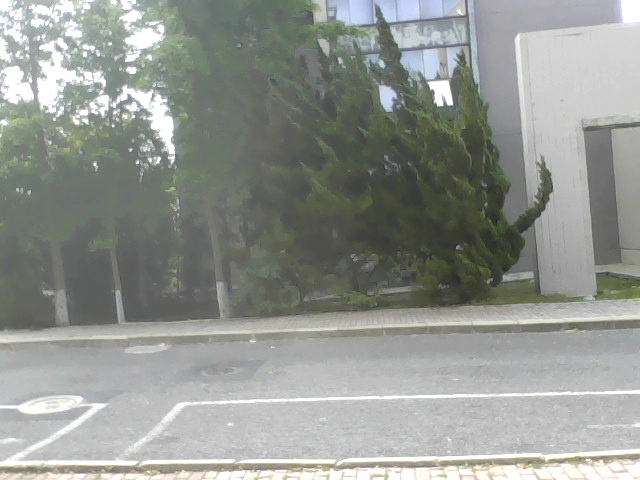
#> input picture Park-Detection-Model/images/parking_space101.jpg, 640 x 480 px; its folder holds only this picture in this run
$ python image_processing.py
#> lines starting #> are read from the running program, lines starting #| are printed output that depends on the picture; after the words box and inside, x2 and y2 are one past the last pixel; in counts of white or black regions, pixels touching at a corner belong together
import cv2
import numpy as np
import os

def apply_perspective_transform(input_image, output_path, scale=1.0):
    height, width = input_image.shape[:2]

    # Define the four points in the source image
    pts_src = np.array([[0, 0], [width - 1, 0], [width - 1, height - 1], [0, height - 1]], dtype=np.float32)

    # Define the four points in the destination image
    pts_dst = np.array([
        [0, 0],
        [width - 1, 0],
        [width - 1 - scale * 100, height - 1],
        [scale * 100, height - 1]
    ], dtype=np.float32)

    # Calculate the perspective transform matrix
    matrix = cv2.getPerspectiveTransform(pts_src, pts_dst)

    # Apply the perspective transformation
    result = cv2.warpPerspective(input_image, matrix, (width, height))

    # Save the resulting image
    cv2.imwrite(output_path, result)
    print(f"Transformed image saved to {output_path}")

def apply_binary_threshold(image, threshold=230):
    # Apply binary thresholding
    _, black_and_white_image = cv2.threshold(image, threshold, 255, cv2.THRESH_BINARY)
    return black_and_white_image

def process_images(input_folder, output_folder, scale, threshold=230):
    # Create the output folder if it doesn't exist
#> called with input_folder = 'images', output_folder = 'processed_images', scale = 2.7, threshold = 200
    if not os.path.exists(output_folder):
        os.makedirs(output_folder)

    # List all files in the input folder
    for filename in os.listdir(input_folder):
        if filename.lower().endswith(('.png', '.jpg', '.jpeg', '.bmp', '.tiff')):
            # Construct full file path
            file_path = os.path.join(input_folder, filename)
            # Read the image
            image = cv2.imread(file_path)
#> image is the input picture: shape (480, 640, 3); mean B, G, R 145, 150.4, 146.7

            if image is None:
                print(f"Could not open or find the image {file_path}.")
                continue

            # Convert to grayscale before applying threshold
            gray_image = cv2.cvtColor(image, cv2.COLOR_BGR2GRAY)
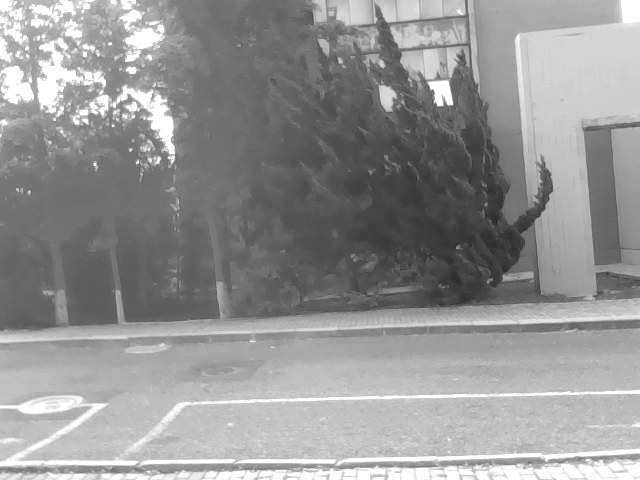
#> gray_image: shape (480, 640); min 31, max 255, mean 148.7

            # Apply binary thresholding
            black_and_white_image = apply_binary_threshold(gray_image, threshold=threshold)
#> in apply_binary_threshold, `_, black_and_white_image = cv2.threshold(image, threshold, 255, cv2.TH..`:
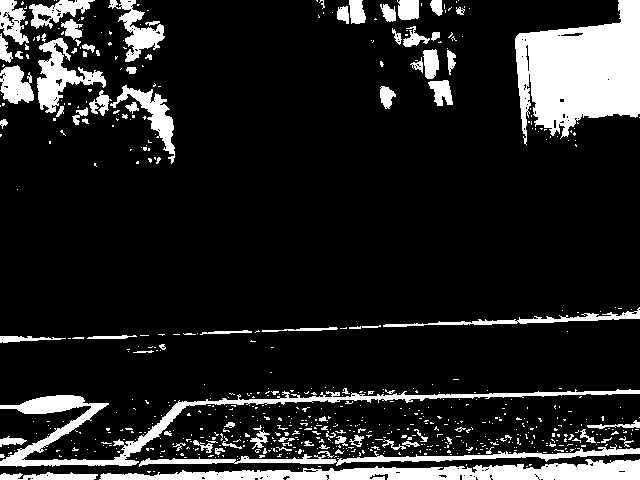
#> black_and_white_image: shape (480, 640); 14.2% white; 654 white regions (567 under 20 px), largest, box (x1, y1, x2, y2) and area: (515, 0, 640, 145) 11705, (99, 459, 640, 480) 6052, (0, 389, 640, 467) 5614

            # Construct the output file path
            output_file_path = os.path.join(output_folder, filename)

            # Apply perspective transform
            apply_perspective_transform(black_and_white_image, output_file_path, scale=scale)
#> in apply_perspective_transform, `result = cv2.warpPerspective(input_image, matrix, (width, height))`:
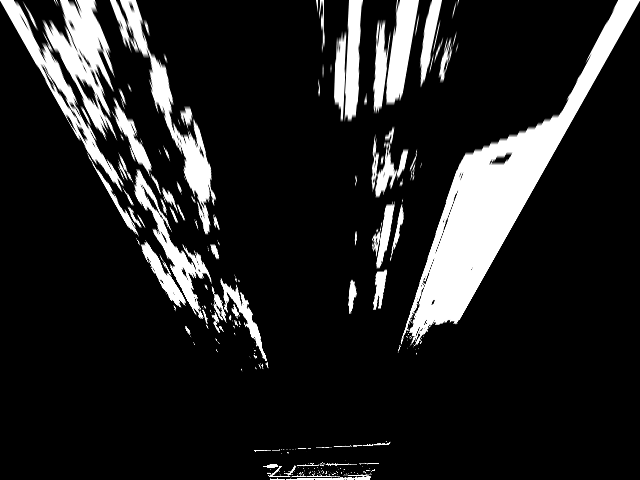
#> result: shape (480, 640); min 0, max 255, mean 34.4

            print(f"Processed and saved {output_file_path}")

# Specify the input and output folders
input_folder = 'images'
output_folder = 'processed_images'

# Apply transformations to all images in the input folder and save them in the output folder
process_images(input_folder, output_folder, 2.7, threshold=200)

$ run again, on Park-Detection-Model/images/parking_space1042.jpg
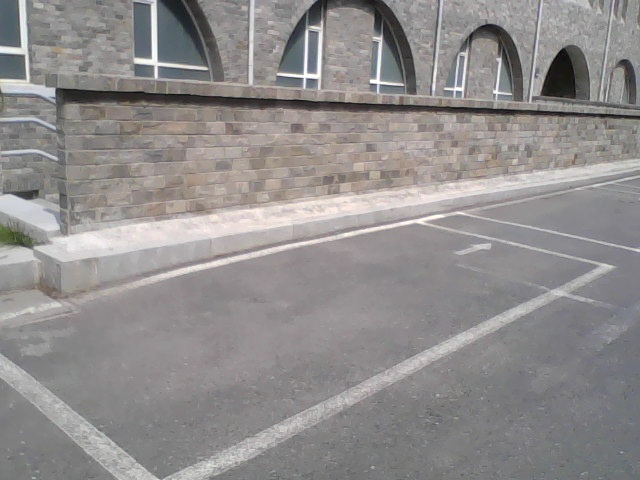
#> input picture Park-Detection-Model/images/parking_space1042.jpg, 640 x 480 px
#> in process_images, image is the input picture: shape (480, 640, 3); mean B, G, R 140.6, 141, 144.1
#> in apply_binary_threshold, `_, black_and_white_image = cv2.threshold(image, threshold, 255, cv2.TH..`:
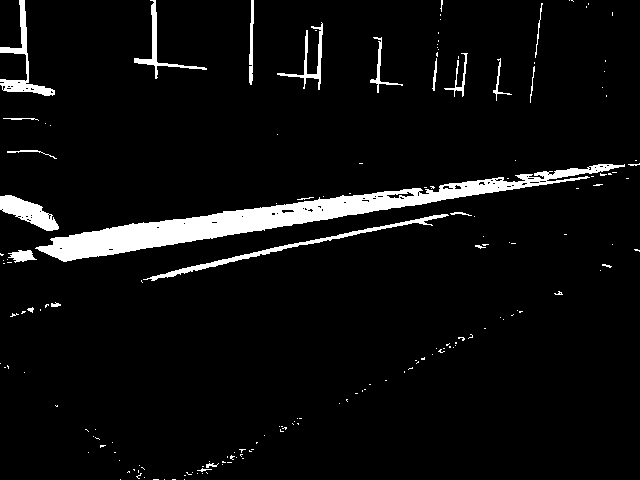
#> black_and_white_image: shape (480, 640); 5.5% white; 171 white regions (147 under 20 px), largest, box (x1, y1, x2, y2) and area: (35, 164, 625, 262) 10413, (143, 214, 449, 281) 1254, (0, 195, 59, 231) 1037
#> in apply_perspective_transform, `result = cv2.warpPerspective(input_image, matrix, (width, height))`:
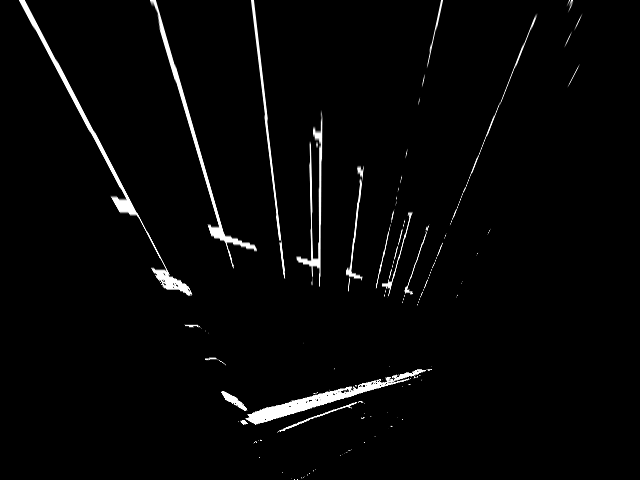
#> result: shape (480, 640); min 0, max 255, mean 6.3

$ run again, on Park-Detection-Model/images/parking_space1052.jpg
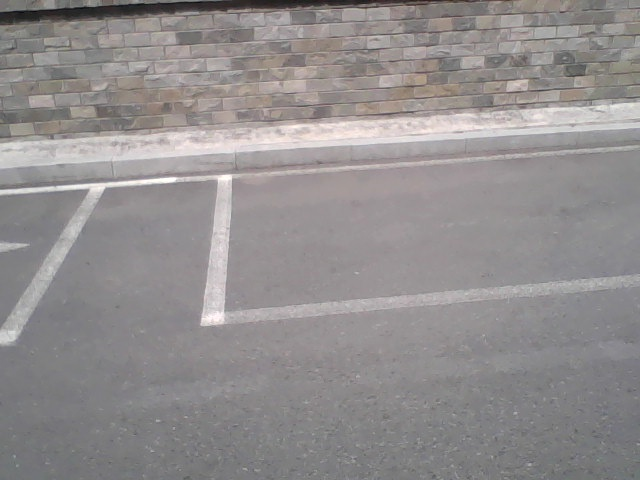
#> input picture Park-Detection-Model/images/parking_space1052.jpg, 640 x 480 px
#> in process_images, image is the input picture: shape (480, 640, 3); mean B, G, R 142.1, 141.8, 145.6
#> in apply_binary_threshold, `_, black_and_white_image = cv2.threshold(image, threshold, 255, cv2.TH..`:
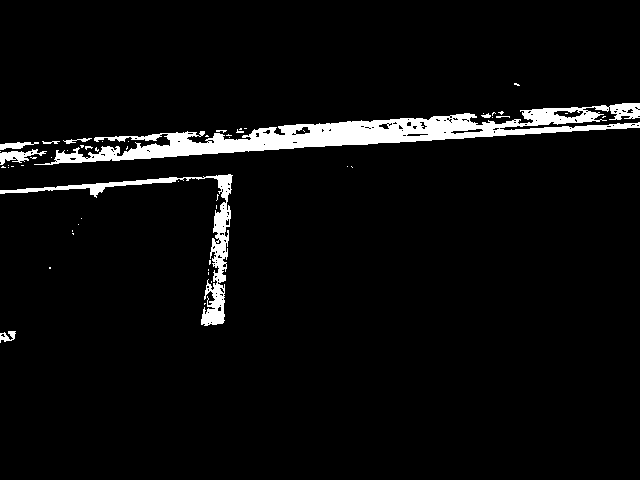
#> black_and_white_image: shape (480, 640); 4.6% white; 54 white regions (45 under 20 px), largest, box (x1, y1, x2, y2) and area: (34, 103, 640, 165) 10383, (0, 174, 233, 326) 2816, (0, 149, 47, 165) 323
#> in apply_perspective_transform, `result = cv2.warpPerspective(input_image, matrix, (width, height))`:
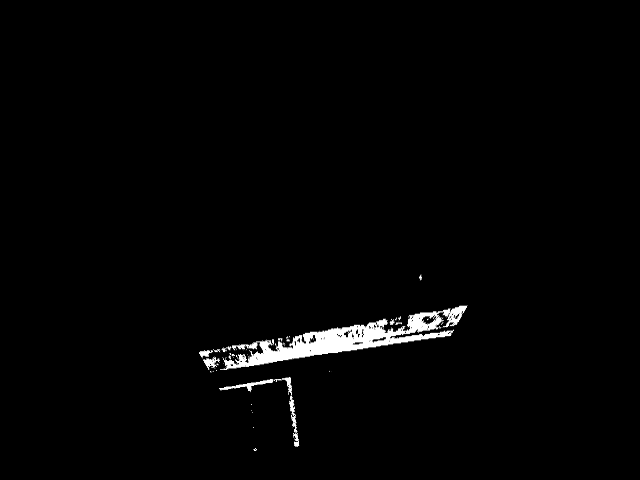
#> result: shape (480, 640); min 0, max 255, mean 4.1

$ run again, on Park-Detection-Model/images/parking_space1053.jpg
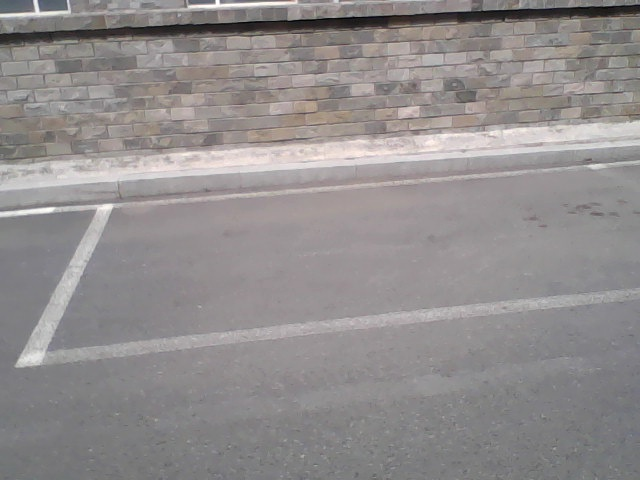
#> input picture Park-Detection-Model/images/parking_space1053.jpg, 640 x 480 px
#> in process_images, image is the input picture: shape (480, 640, 3); mean B, G, R 141.3, 141.1, 145.3
#> in apply_binary_threshold, `_, black_and_white_image = cv2.threshold(image, threshold, 255, cv2.TH..`:
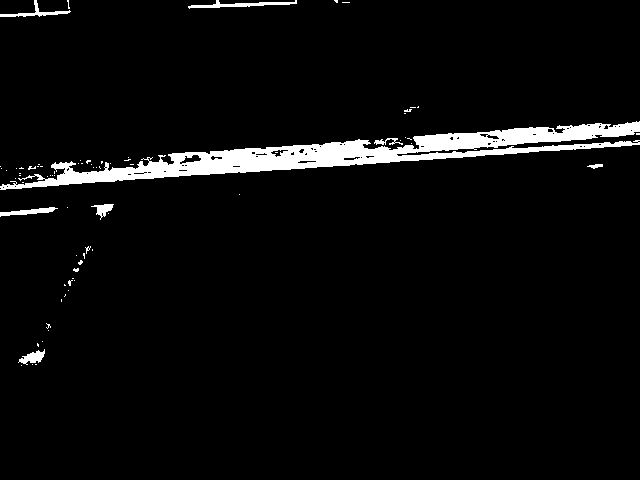
#> black_and_white_image: shape (480, 640); 4.3% white; 75 white regions (67 under 20 px), largest, box (x1, y1, x2, y2) and area: (0, 121, 640, 190) 11455, (188, 0, 297, 9) 362, (0, 0, 71, 17) 264
#> in apply_perspective_transform, `result = cv2.warpPerspective(input_image, matrix, (width, height))`:
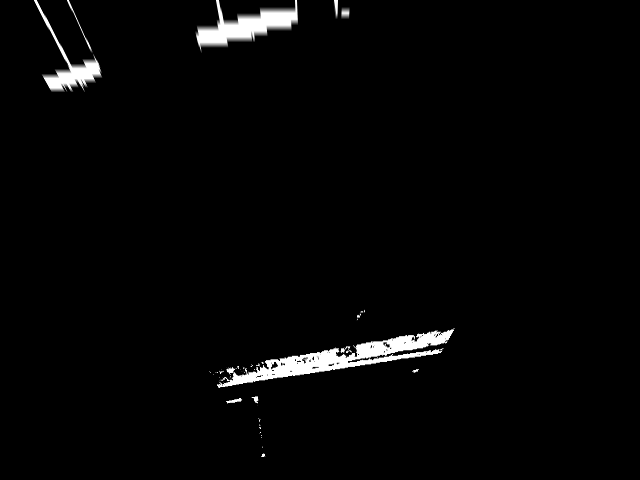
#> result: shape (480, 640); min 0, max 255, mean 5.9

$ run again, on Park-Detection-Model/images/parking_space1013.jpg
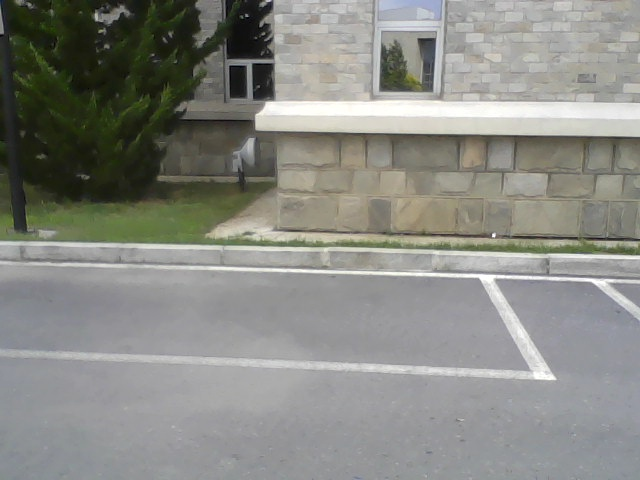
#> input picture Park-Detection-Model/images/parking_space1013.jpg, 640 x 480 px
#> in process_images, image is the input picture: shape (480, 640, 3); mean B, G, R 131.9, 137.7, 136.9
#> in apply_binary_threshold, `_, black_and_white_image = cv2.threshold(image, threshold, 255, cv2.TH..`:
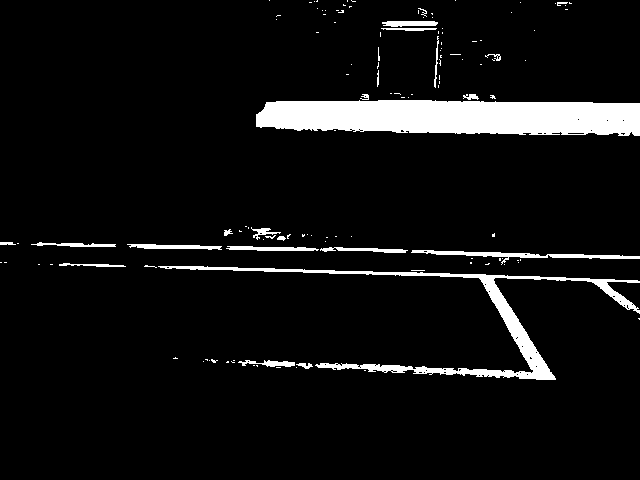
#> black_and_white_image: shape (480, 640); 6.6% white; 127 white regions (104 under 20 px), largest, box (x1, y1, x2, y2) and area: (256, 100, 640, 136) 11786, (158, 266, 640, 380) 4776, (411, 250, 640, 265) 877
#> in apply_perspective_transform, `result = cv2.warpPerspective(input_image, matrix, (width, height))`:
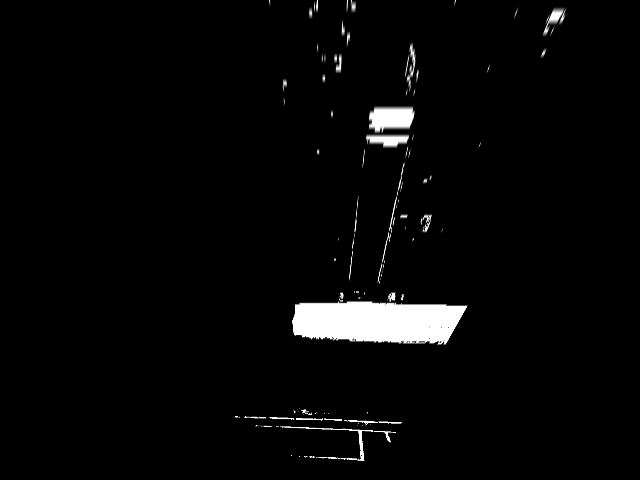
#> result: shape (480, 640); min 0, max 255, mean 7.5
